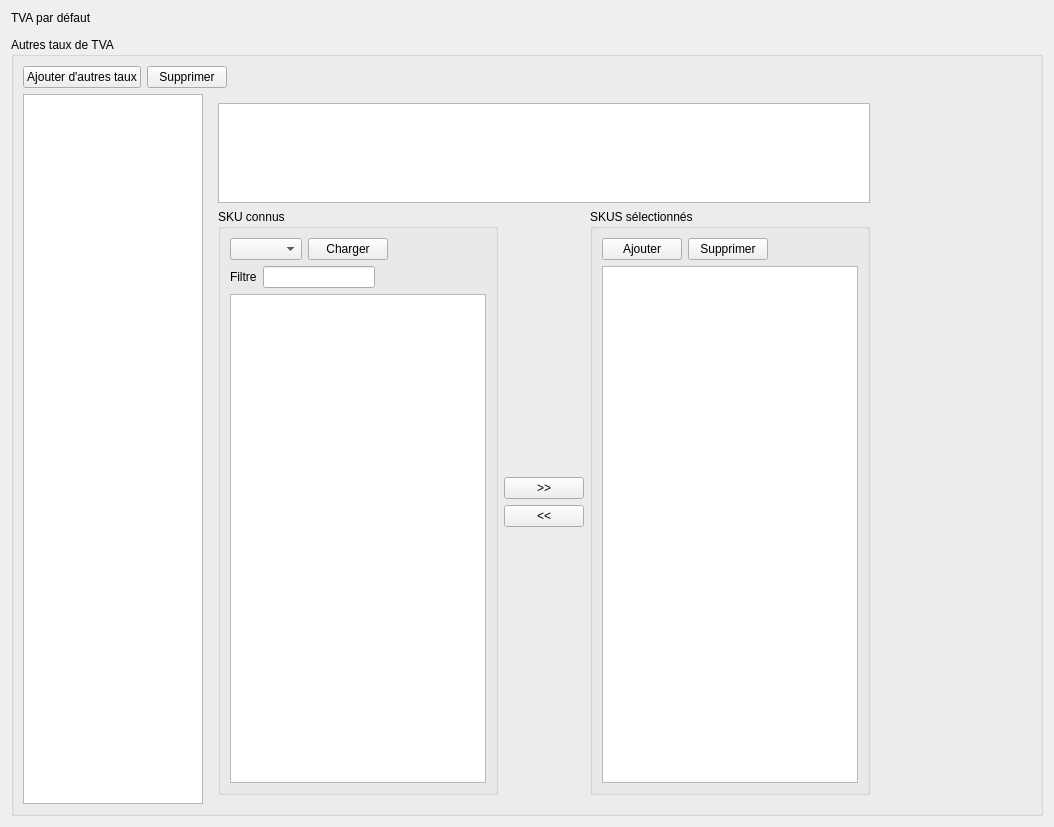
<?xml version="1.0" encoding="UTF-8"?>
<ui version="4.0">
 <class>PaneVatParams</class>
 <widget class="QWidget" name="PaneVatParams">
  <property name="geometry">
   <rect>
    <x>0</x>
    <y>0</y>
    <width>1054</width>
    <height>827</height>
   </rect>
  </property>
  <property name="windowTitle">
   <string>Paramètres de TVA</string>
  </property>
  <layout class="QVBoxLayout" name="verticalLayout">
   <item>
    <widget class="QLabel" name="label_3">
     <property name="text">
      <string>TVA par défaut</string>
     </property>
    </widget>
   </item>
   <item>
    <widget class="WidgetVatRates" name="widgetVatRatesDefault" native="true"/>
   </item>
   <item>
    <widget class="QGroupBox" name="groupBox_3">
     <property name="title">
      <string>Autres taux de TVA</string>
     </property>
     <layout class="QVBoxLayout" name="verticalLayout_7">
      <item>
       <layout class="QHBoxLayout" name="horizontalLayout_2">
        <item>
         <widget class="QPushButton" name="buttonAddRates">
          <property name="text">
           <string>Ajouter d'autres taux</string>
          </property>
         </widget>
        </item>
        <item>
         <widget class="QPushButton" name="buttonRemoveRates">
          <property name="text">
           <string>Supprimer</string>
          </property>
         </widget>
        </item>
        <item>
         <spacer name="horizontalSpacer_2">
          <property name="orientation">
           <enum>Qt::Horizontal</enum>
          </property>
          <property name="sizeHint" stdset="0">
           <size>
            <width>40</width>
            <height>20</height>
           </size>
          </property>
         </spacer>
        </item>
       </layout>
      </item>
      <item>
       <layout class="QHBoxLayout" name="verticalLayoutMain">
        <item>
         <widget class="QListView" name="listOtherRates">
          <property name="minimumSize">
           <size>
            <width>150</width>
            <height>0</height>
           </size>
          </property>
          <property name="maximumSize">
           <size>
            <width>180</width>
            <height>16777215</height>
           </size>
          </property>
         </widget>
        </item>
        <item>
         <layout class="QVBoxLayout" name="verticalLayout_6">
          <item>
           <widget class="QWidget" name="widgetOtherRates" native="true">
            <layout class="QVBoxLayout" name="verticalLayout_5">
             <item>
              <widget class="QTableView" name="tableOtherRates">
               <property name="maximumSize">
                <size>
                 <width>16777215</width>
                 <height>100</height>
                </size>
               </property>
              </widget>
             </item>
             <item>
              <layout class="QHBoxLayout" name="horizontalLayout_4">
               <item>
                <widget class="QGroupBox" name="groupBox_2">
                 <property name="title">
                  <string>SKU connus</string>
                 </property>
                 <layout class="QVBoxLayout" name="verticalLayout_3">
                  <item>
                   <layout class="QHBoxLayout" name="horizontalLayout">
                    <item>
                     <widget class="QComboBox" name="comboBoxYear"/>
                    </item>
                    <item>
                     <widget class="QPushButton" name="buttonLoadYearSkus">
                      <property name="text">
                       <string>Charger</string>
                      </property>
                     </widget>
                    </item>
                    <item>
                     <spacer name="horizontalSpacer">
                      <property name="orientation">
                       <enum>Qt::Horizontal</enum>
                      </property>
                      <property name="sizeHint" stdset="0">
                       <size>
                        <width>40</width>
                        <height>20</height>
                       </size>
                      </property>
                     </spacer>
                    </item>
                   </layout>
                  </item>
                  <item>
                   <layout class="QHBoxLayout" name="horizontalLayout_5">
                    <item>
                     <widget class="QLabel" name="label_2">
                      <property name="text">
                       <string>Filtre</string>
                      </property>
                     </widget>
                    </item>
                    <item>
                     <widget class="QLineEdit" name="lineEditFilterKnownSkus"/>
                    </item>
                    <item>
                     <spacer name="horizontalSpacer_4">
                      <property name="orientation">
                       <enum>Qt::Horizontal</enum>
                      </property>
                      <property name="sizeHint" stdset="0">
                       <size>
                        <width>40</width>
                        <height>20</height>
                       </size>
                      </property>
                     </spacer>
                    </item>
                   </layout>
                  </item>
                  <item>
                   <widget class="QListView" name="listKnownSkus">
                    <property name="minimumSize">
                     <size>
                      <width>150</width>
                      <height>0</height>
                     </size>
                    </property>
                   </widget>
                  </item>
                 </layout>
                </widget>
               </item>
               <item>
                <layout class="QVBoxLayout" name="verticalLayout_4">
                 <item>
                  <spacer name="verticalSpacer">
                   <property name="orientation">
                    <enum>Qt::Vertical</enum>
                   </property>
                   <property name="sizeHint" stdset="0">
                    <size>
                     <width>20</width>
                     <height>40</height>
                    </size>
                   </property>
                  </spacer>
                 </item>
                 <item>
                  <widget class="QPushButton" name="buttonAddToRight">
                   <property name="text">
                    <string>&gt;&gt;</string>
                   </property>
                  </widget>
                 </item>
                 <item>
                  <widget class="QPushButton" name="buttonRemoveFromRight">
                   <property name="text">
                    <string>&lt;&lt;</string>
                   </property>
                  </widget>
                 </item>
                 <item>
                  <spacer name="verticalSpacer_2">
                   <property name="orientation">
                    <enum>Qt::Vertical</enum>
                   </property>
                   <property name="sizeHint" stdset="0">
                    <size>
                     <width>20</width>
                     <height>40</height>
                    </size>
                   </property>
                  </spacer>
                 </item>
                </layout>
               </item>
               <item>
                <widget class="QGroupBox" name="groupBox">
                 <property name="title">
                  <string>SKUS sélectionnés</string>
                 </property>
                 <layout class="QVBoxLayout" name="verticalLayout_2">
                  <item>
                   <layout class="QHBoxLayout" name="horizontalLayout_3">
                    <item>
                     <widget class="QPushButton" name="buttonAddSku">
                      <property name="text">
                       <string>Ajouter</string>
                      </property>
                     </widget>
                    </item>
                    <item>
                     <widget class="QPushButton" name="buttonRemoveSku">
                      <property name="text">
                       <string>Supprimer</string>
                      </property>
                     </widget>
                    </item>
                    <item>
                     <spacer name="horizontalSpacer_3">
                      <property name="orientation">
                       <enum>Qt::Horizontal</enum>
                      </property>
                      <property name="sizeHint" stdset="0">
                       <size>
                        <width>40</width>
                        <height>20</height>
                       </size>
                      </property>
                     </spacer>
                    </item>
                   </layout>
                  </item>
                  <item>
                   <widget class="QListView" name="listSelectedSkus">
                    <property name="minimumSize">
                     <size>
                      <width>150</width>
                      <height>0</height>
                     </size>
                    </property>
                    <property name="selectionMode">
                     <enum>QAbstractItemView::ExtendedSelection</enum>
                    </property>
                   </widget>
                  </item>
                 </layout>
                </widget>
               </item>
              </layout>
             </item>
            </layout>
           </widget>
          </item>
         </layout>
        </item>
        <item>
         <spacer name="horizontalSpacerMain">
          <property name="orientation">
           <enum>Qt::Horizontal</enum>
          </property>
          <property name="sizeHint" stdset="0">
           <size>
            <width>40</width>
            <height>20</height>
           </size>
          </property>
         </spacer>
        </item>
       </layout>
      </item>
     </layout>
    </widget>
   </item>
  </layout>
 </widget>
 <customwidgets>
  <customwidget>
   <class>WidgetVatRates</class>
   <extends>QWidget</extends>
   <header>gui/panes/widgets/WidgetVatRates.h</header>
   <container>1</container>
  </customwidget>
 </customwidgets>
 <resources/>
 <connections/>
</ui>
